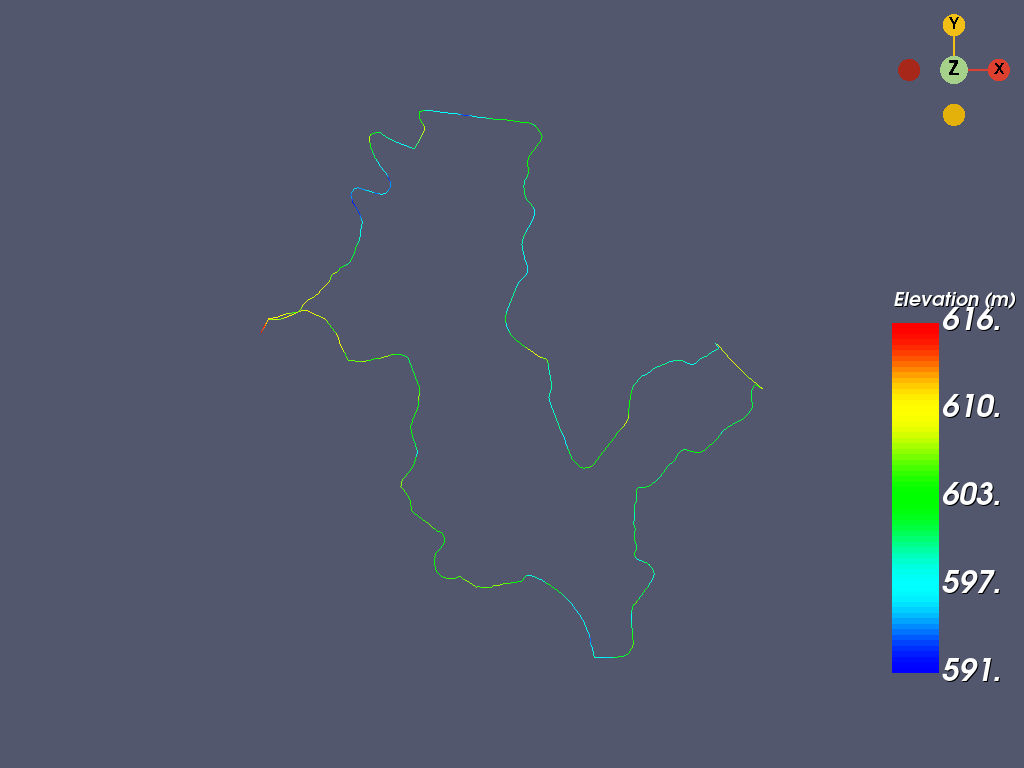

The Python source for this figure:
#!/usr/bin/env python

# Read UTM coordinates from a CSV file, build a polyline colored by
# elevation, and render it with a simple hue-based lookup table.

# Factory overrides: importing these modules registers the OpenGL rendering
# and interaction style implementations for vtkRenderingCore factory classes.
import csv
import os
from pathlib import Path

import vtkmodules.vtkInteractionStyle  # noqa: F401
import vtkmodules.vtkRenderingOpenGL2  # noqa: F401
# VTK pipeline classes used in this example
from vtkmodules.vtkCommonCore import (
    vtkFloatArray,
    vtkLookupTable,
    vtkPoints,
)
from vtkmodules.vtkCommonDataModel import (
    vtkCellArray,
    vtkPolyData,
    vtkPolyLine,
)
from vtkmodules.vtkInteractionWidgets import vtkCameraOrientationWidget
from vtkmodules.vtkRenderingAnnotation import vtkScalarBarActor
from vtkmodules.vtkRenderingCore import (
    vtkActor,
    vtkPolyDataMapper,
    vtkRenderWindow,
    vtkRenderWindowInteractor,
    vtkRenderer,
)

# Colors (normalized RGB)
paraview_bkg_rgb = (0.322, 0.341, 0.431)

# Data file: set VPE_DATA_DIR env var to override, otherwise look next to this script
data_dir = Path(os.environ.get("VPE_DATA_DIR", Path(__file__).parent))
file_name = str(data_dir / "LakeGininderra.csv")

# CSV column indices for UTM coordinates and elevation
EASTING_COL = "Easting(m)"
NORTHING_COL = "Northing(m)"
ELEVATION_COL = "Elevation(m)"

# Read the CSV file and extract UTM coordinates + elevation
eastings = []
northings = []
elevations = []

with open(file_name, newline="") as f:
    reader = csv.DictReader(f)
    for row in reader:
        try:
            e = float(row[EASTING_COL])
            n = float(row[NORTHING_COL])
            el = float(row[ELEVATION_COL])
        except (ValueError, KeyError):
            continue
        eastings.append(e)
        northings.append(n)
        elevations.append(el)

num_pts = len(eastings)

# Points: insert UTM coordinates as XYZ (Easting=X, Northing=Y, Elevation=Z)
points = vtkPoints()
for i in range(num_pts):
    points.InsertNextPoint(eastings[i], northings[i], elevations[i])

# Scalars: elevation values for coloring
elevation_scalars = vtkFloatArray()
elevation_scalars.SetName("Elevation(m)")
elevation_scalars.SetNumberOfTuples(num_pts)
for i in range(num_pts):
    elevation_scalars.SetValue(i, elevations[i])

# PolyLine: connect all points in order
poly_line = vtkPolyLine()
poly_line.GetPointIds().SetNumberOfIds(num_pts)
for i in range(num_pts):
    poly_line.GetPointIds().SetId(i, i)

cells = vtkCellArray()
cells.InsertNextCell(poly_line)

# PolyData: assemble points, scalars, and line cells
poly_data = vtkPolyData()
poly_data.SetPoints(points)
poly_data.GetPointData().SetScalars(elevation_scalars)
poly_data.SetLines(cells)

# Lookup table: simple hue ramp from blue (low) to red (high)
elev_range = elevation_scalars.GetRange()
lut = vtkLookupTable()
lut.SetTableRange(elev_range)
lut.SetHueRange(0.667, 0.0)
lut.Build()

# Mapper: map polydata to graphics primitives with scalar coloring
mapper = vtkPolyDataMapper()
mapper.SetInputData(poly_data)
mapper.SetScalarRange(elev_range)
mapper.SetLookupTable(lut)
mapper.ScalarVisibilityOn()

# Actor: assign the mapped geometry
actor = vtkActor()
actor.SetMapper(mapper)

# Scalar bar: display the elevation color legend
scalar_bar = vtkScalarBarActor()
scalar_bar.SetLookupTable(lut)
scalar_bar.SetTitle("Elevation (m)")
scalar_bar.UnconstrainedFontSizeOff()
scalar_bar.SetNumberOfLabels(5)
scalar_bar.SetMaximumWidthInPixels(128)
scalar_bar.SetMaximumHeightInPixels(400)
scalar_bar.SetPosition(0.87, 0.1)

# Renderer: assemble the scene
renderer = vtkRenderer()
renderer.AddActor(actor)
renderer.AddActor(scalar_bar)
renderer.SetBackground(paraview_bkg_rgb)

# Window: display the rendered scene
render_window = vtkRenderWindow()
render_window.AddRenderer(renderer)
render_window.SetWindowName("read csv python")
render_window.SetMultiSamples(0)
render_window.SetSize(1024, 768)

# Interactor: handle mouse and keyboard events
render_window_interactor = vtkRenderWindowInteractor()
render_window_interactor.SetRenderWindow(render_window)

# Camera orientation widget: interactive gizmo in the corner
cam_orient_widget = vtkCameraOrientationWidget()
cam_orient_widget.SetParentRenderer(renderer)
cam_orient_widget.On()

# Scene: configure the camera
renderer.ResetCamera()

render_window_interactor.Initialize()
render_window_interactor.Start()
